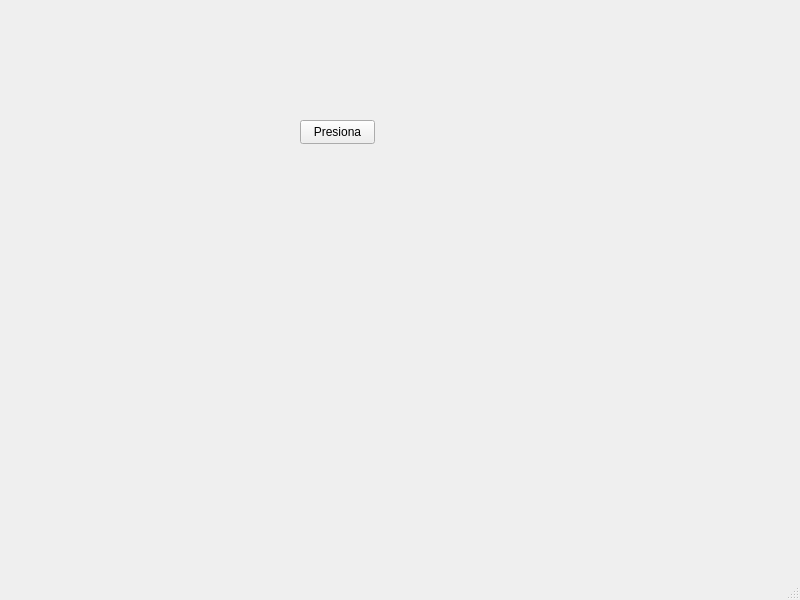
<?xml version="1.0" encoding="UTF-8"?>
<ui version="4.0">
 <class>MainWindow</class>
 <widget class="QMainWindow" name="MainWindow">
  <property name="geometry">
   <rect>
    <x>0</x>
    <y>0</y>
    <width>800</width>
    <height>600</height>
   </rect>
  </property>
  <property name="windowTitle">
   <string>MainWindow</string>
  </property>
  <widget class="QWidget" name="centralwidget">
   <widget class="QPushButton" name="Presiona">
    <property name="geometry">
     <rect>
      <x>300</x>
      <y>120</y>
      <width>75</width>
      <height>24</height>
     </rect>
    </property>
    <property name="text">
     <string>Presiona</string>
    </property>
   </widget>
  </widget>
  <widget class="QMenuBar" name="menubar">
   <property name="geometry">
    <rect>
     <x>0</x>
     <y>0</y>
     <width>800</width>
     <height>22</height>
    </rect>
   </property>
  </widget>
  <widget class="QStatusBar" name="statusbar"/>
 </widget>
 <resources/>
 <connections/>
</ui>
